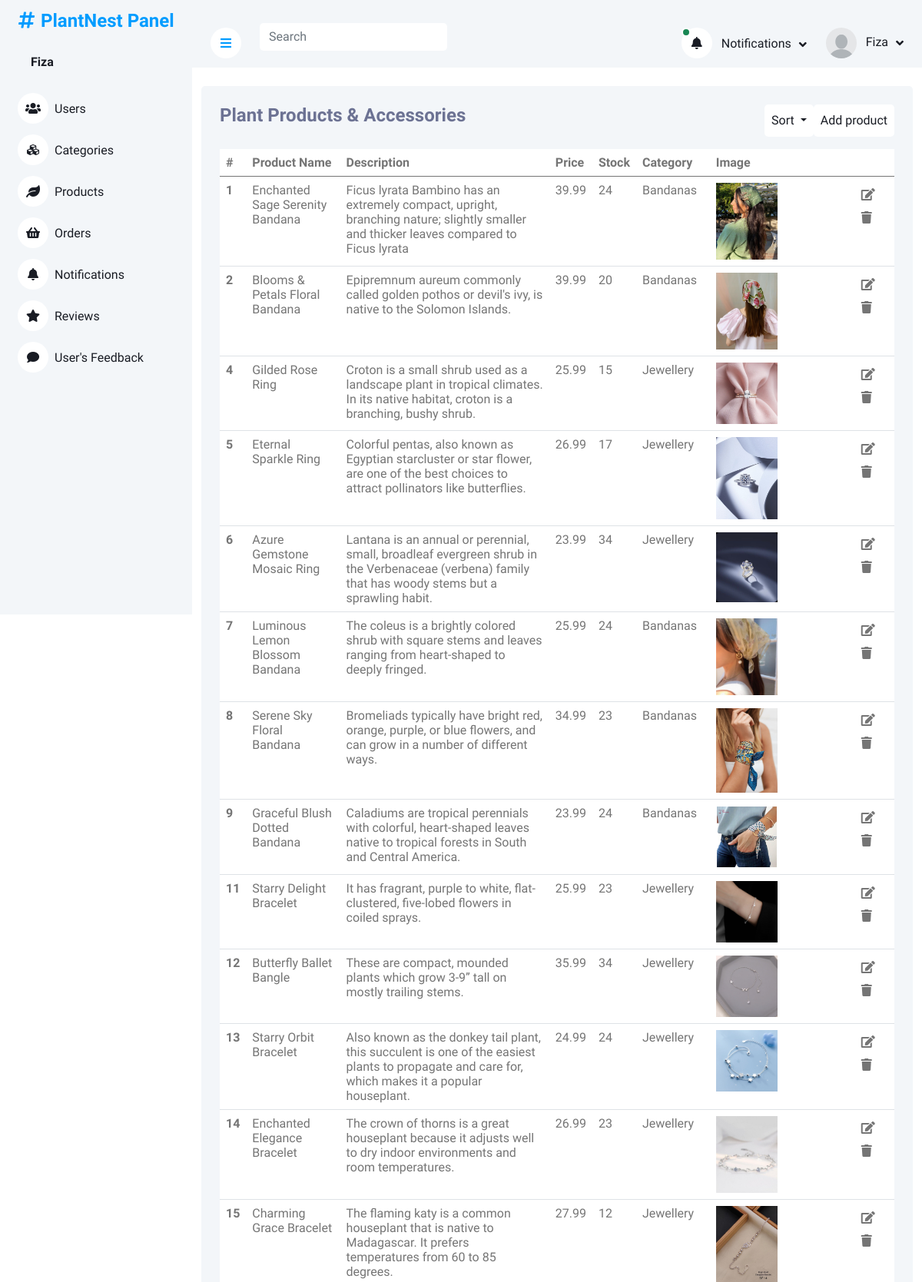
Page /website/adminPanel/products.php (signed in, upper part) on the committed database.
### tables this page shows
CREATE TABLE `products` (
  `productID` int(11) NOT NULL,
  `productName` varchar(225) DEFAULT NULL,
  `productDescription` varchar(225) DEFAULT NULL,
  `productPrice` varchar(225) DEFAULT NULL,
  `productImage` varchar(225) DEFAULT NULL,
  `productStock` varchar(255) NOT NULL,
  `categoryID` int(11) DEFAULT NULL
);

CREATE TABLE `categories` (
  `categoryID` int(11) NOT NULL,
  `categoryName` varchar(225) DEFAULT NULL,
  `categoryImage` varchar(225) DEFAULT NULL
);

### website/adminPanel/products.php (the view, shortened to what this page needs)
<?php
include_once('header_admin.php');
?>
<div class="container pt-4">
    <div class="bg-light rounded p-4">
        <div class="row">
            <div class="col-12">
                <div class="bg-white rounded h-100 ">
                    <div class="d-flex bg-light justify-content-between">
                        <h4>Plant Products & Accessories</h4>
                        <div class="d-flex">
                                  <div class="dropdown d-flex align-self-center ">
                                    <form method="post">
                                    <button class="btn bg-white text-dark dropdown-toggle p-2" type="button"
                                        id="dropdownMenuButton1"  data-bs-toggle="dropdown" aria-expanded="false">
                                        Sort
                                    </button>
                                </form>
                                </div>
                                 <div>
                                    <button type="button" class="btn text-dark  bg-white  insert p-2" data-bs-toggle="modal"
                                data-bs-target="#insert-product-modal">Add product
                            </button>
                            </div>
                        </div>
                    </div>
                    <div class="table-responsive bg- ">
                        <table class="table">
                            <thead>
                                <tr>
                                    <th scope="col">#</th>
                                    <th scope="col">Product Name</th>
                                    <th scope="col">Description</th>
                                    <th scope="col">Price </th>
                                    <th scope="col">Stock </th>
                                    <th scope="col">Category </th>
                                    <th scope="col">Image </th>
                                    <th scope="col"> </th>
                                </tr>
                            </thead>
                            <tbody>
                                <?php
     if(isset($_POST['sort-product-by-name'])){
        $query = $pdo->query("SELECT * FROM products INNER JOIN categories ON products.categoryID = categories.categoryID ORDER BY products.productName ");
        $result = $query->fetchAll(PDO::FETCH_ASSOC);
     }else if(isset($_POST['sort-product-by-price'])){
        $query = $pdo->query("SELECT * FROM products INNER JOIN categories ON products.categoryID = categories.categoryID ORDER BY products.productPrice ");
        $result = $query->fetchAll(PDO::FETCH_ASSOC);
     }else if(isset($_POST['sort-product-by-category'])){
        $query = $pdo->query("SELECT * FROM products INNER JOIN categories ON products.categoryID = categories.categoryID ORDER BY categories.categoryName ");
        $result = $query->fetchAll(PDO::FETCH_ASSOC);
     }else{
                                $query = $pdo->query("SELECT * FROM `products` INNER JOIN categories ON products.categoryID = categories.categoryID order BY products.productID");
                                $result = $query->fetchAll(PDO::FETCH_ASSOC);
     }
                                foreach ($result as $row) {
                                ?>
                                <tr class="tr-row">
                                    <th scope="row">
                                        <?php echo $row['productID'] ?>
                                    </th>
                                    <td>
                                        <?php echo $row['productName'] ?>
                                    </td>
                                    <td>
                                        <?php echo $row['productDescription'] ?>
                                    </td>
                                    <td>
                                        <?php echo $row['productPrice'] ?>
                                    </td>
                                    <td>
                                        <?php echo $row['productStock'] ?>
                                    </td>
                                    <td>
                                        <?php echo $row['categoryName'] ?>
                                    </td>
                                    <td>
                                        <img src="images/products/<?php echo $row['productImage'] ?>" width="50%" alt="">
                                    </td>
                                    <td class="">
                                        <button class="btn btn-white edit-btn " data-bs-toggle="modal"
                                            data-bs-target="#update-product-modal<?php echo $row['productID']  ?>">
                                            <i class="fa fa-edit"></i>
                                        </button>
                                        <button class="btn btn-white" data-bs-toggle="modal"
                                            data-bs-target="#delete-product-modal<?php echo $row['productID']  ?>">
                                            <i class="fa fa-trash"></i>
                                        </button>
                                    </td>
                                </tr>
                                <?php
                                };
                                ?>
                            </tbody>
                        </table>
                    </div>
                </div>
            </div>
        </div>
    </div>
</div>
<?php
include('footer.php');
?>

### website/adminPanel/header_admin.php (shortened to what this page needs)
<?php
include("php/query.php");
?>
<!DOCTYPE html>
<html lang="en">
<head>
    <link href="https://cdnjs.cloudflare.com/ajax/libs/font-awesome/5.10.0/css/all.min.css" rel="stylesheet">
    <link href="https://cdn.jsdelivr.net/npm/bootstrap-icons@1.4.1/font/bootstrap-icons.css" rel="stylesheet">
    <link href="lib/owlcarousel/assets/owl.carousel.min.css" rel="stylesheet">
    <link href="lib/tempusdominus/css/tempusdominus-bootstrap-4.min.css" rel="stylesheet" />
    <link href="css/bootstrap.min.css" rel="stylesheet">
    <link href="css/style.css" rel="stylesheet">
</head>
<body>
    <div class="container-xxl position-relative bg-white d-flex p-0">
        <div class="sidebar pe-4 pb-3">
            <nav class="navbar bg-light navbar-light">
                <a href="index.html" class="navbar-brand mx-4 mb-3">
                    <div>
                    <h4 class="text-primary"><i class="fa fa-hashtag me-2"></i>PlantNest Panel</h4>
                    </div>
                </a>
                <div class="d-flex align-items-center ms-4 mb-4">
                    <div class="ms-3">
                    <?php
                                 if(isset($_SESSION['Admin'])){
                                    $admin = $_SESSION['Admin'];
                                 foreach($admin as $value){
                                    $U_ID =   $value['adminID'];
                                  $query = $pdo->prepare("SELECT * FROM admins WHERE adminID = :iD ");
                                  $query->bindParam(':iD',  $U_ID);
                                  $query->execute();
                                  $result = $query->fetch(PDO::FETCH_ASSOC);
                        ?>
                         <h6 class="mb-0">
                             <span><?php echo ucfirst($result['adminName'])?></span>
                            </h6>
</span>    <?php
                      };
                    }
                        ?>
                    </div>
                </div>
                <div class="navbar-nav w-100">
                    <a href="index.php" class="nav-item nav-link "><i class="fa fa-users me-2"></i>Users</a>
                    <a href="category.php" class="nav-item nav-link"><i class="fa fa-cubes me-2"></i>Categories</a>
                    <a href="products.php" class="nav-item nav-link"><i class="fa fa-leaf me-2"></i>Products</a>
                    <a href="orders.php" class="nav-item nav-link"><i class="fa fa-shopping-basket me-2"></i>Orders</a>
                    <a href="notifications.php" class="nav-item nav-link"><i class="fa fa-bell me-2"></i>Notifications</a>
                    <a href="reviews.php" class="nav-item nav-link"><i class="fa fa-star me-2"></i>Reviews</a>
                    <a href="feedback.php" class="nav-item nav-link"><i class="fa fa-comment me-2"></i>User's Feedback</a>
                </div>
            </nav>
        </div>
        <div class="content">
            <nav class="navbar navbar-expand bg-light navbar-light sticky-top px-4 py-0">
                <a href="#" class="sidebar-toggler flex-shrink-0">
                    <i class="fa fa-bars"></i>
                </a>
                <form class=" d-none d-md-flex ms-4">
                    <input id="taskFilter" name="search-query" class="taskFilter form-control border-0" type="search"
                        placeholder="Search">
                </form>
                <div class="navbar-nav align-items-center ms-auto">
                    <div class="nav-item dropdown">
                        <?php
                            $query = $pdo->query("SELECT * from orders  INNER JOIN  users on
                            orders.userID = users.userID    where orderStatus	 = 'pending'  LIMIT 2");
                        $result = $query->fetchAll(PDO::FETCH_ASSOC);
                        if (empty($result)) {
                            ?>
                            <a href="#" class="nav-link dropdown-toggle " data-bs-toggle="dropdown">
                                <i class="fa fa-bell me-lg-2">
                                </i>
                                <span class="d-none d-lg-inline-flex">Notifications</span>
                            </a>
                            <?php
                        } else {
                            ?>
                            <a href="#" class="nav-link dropdown-toggle " data-bs-toggle="dropdown">
                                <i class="fa fa-bell me-lg-2 position-relative">
                                    <div
                                        class="bg-success rounded-circle border border-2 border-white position-absolute top-0 start-0 p-1">
                                    </div>
                                </i>
                                <span class="d-none d-lg-inline-flex">Notifications</span>
                            </a>
                            <?php
                        } ?>
                    </div>
                    <div class="nav-item dropdown">
                        <a href="#" class="nav-link dropdown-toggle" data-bs-toggle="dropdown">
                        <?php
                                 if(isset($_SESSION['Admin'])){
                                    $admin = $_SESSION['Admin'];
                                 foreach($admin as $value){
                                    $U_ID =   $value['adminID'];
                                  $query = $pdo->prepare("SELECT * FROM admins WHERE adminID = :iD ");
                                  $query->bindParam(':iD',  $U_ID);
                                  $query->execute();
                                  $result = $query->fetch(PDO::FETCH_ASSOC);
                              if($result['adminImage']){
                        ?>
                        <img class="rounded-circle me-lg-2" src="img/<?php echo $result['adminImage'] ?>" alt="" style="width: 40px; height: 40px;">
                            <?php
                              }else if(empty($result['adminImage'])){
                                ?>
                        <img class="rounded-circle me-lg-2" src="img/user.jpg" alt="" style="width: 40px; height: 40px;">
                                <?php
                              }
                            ?>
                                <span class="d-none d-lg-inline-flex">
                                    <?php echo ucfirst($result['adminName']) ?>
                                </span>
                                <?php
                            }
                        }
                            ?>
                        </a>
                    </div>
                </div>
            </nav>

### website/adminPanel/css/style.css (style rules this page uses)
:root { --primary: #009CFF; --light: #F3F6F9; --dark: #191C24; }
.btn { transition: .5s; }
.sidebar { position: fixed; top: 0; left: 0; bottom: 0; width: 250px; height: 100vh; overflow-y: auto; background: var(--light); transition: 0.5s; z-index: 999; }
.content { margin-left: 250px; min-height: 100vh; background: #FFFFFF; transition: 0.5s; }
@media (min-width: 992px) { .sidebar { margin-left: 0; } }
@media (min-width: 992px) { .content { width: calc(100% - 250px); } }
.sidebar .navbar .navbar-nav .nav-link { padding: 7px 20px; color: var(--dark); font-weight: 500; border-left: 3px solid var(--light); border-radius: 0 30px 30px 0; outline: none; }
.sidebar .navbar .navbar-nav .nav-link i { width: 40px; height: 40px; display: inline-flex; align-items: center; justify-content: center; background: #FFFFFF; border-radius: 40px; }
.content .navbar .navbar-nav .nav-link { margin-left: 25px; padding: 12px 0; color: var(--dark); outline: none; }
.content .navbar .sidebar-toggler, .content .navbar .navbar-nav .nav-link i { width: 40px; height: 40px; display: inline-flex; align-items: center; justify-content: center; background: #FFFFFF; border-radius: 40px; }
.content .navbar .dropdown-toggle::after { margin-left: 6px; vertical-align: middle; border: none; content: "\f107"; font-family: "Font Awesome 5 Free"; font-weight: 900; transition: .5s; }

### website/adminPanel/header_admin.php (style rules this page uses)
h4 { color: #6C7293; }

### rows in the picture
products: productID "1", productName "Enchanted Sage Serenity Bandana", productDescription "Ficus lyrata Bambino has an extremely compact, upright, branching nature; slightly smaller and thicker leaves compared to Ficus lyrata", productPrice "39.99", productStock "24", categoryID.categoryName "Bandanas", productImage (picture)
products: productID "2", productName "Blooms & Petals Floral Bandana", productDescription "Epipremnum aureum commonly called golden pothos or devil's ivy, is native to the Solomon Islands.", productPrice "39.99", productStock "20", categoryID.categoryName "Bandanas", productImage (picture)
products: productID "4", productName "Gilded Rose Ring", productDescription "Croton is a small shrub used as a landscape plant in tropical climates. In its native habitat, croton is a branching, bushy shrub.", productPrice "25.99", productStock "15", categoryID.categoryName "Jewellery", productImage (picture)
products: productID "5", productName "Eternal Sparkle Ring", productDescription "Colorful pentas, also known as Egyptian starcluster or star flower, are one of the best choices to attract pollinators like butterflies.", productPrice "26.99", productStock "17", categoryID.categoryName "Jewellery", productImage (picture)
products: productID "6", productName "Azure Gemstone Mosaic Ring", productDescription "Lantana is an annual or perennial, small, broadleaf evergreen shrub in the Verbenaceae (verbena) family that has woody stems but a sprawling habit.", productPrice "23.99", productStock "34", categoryID.categoryName "Jewellery", productImage (picture)
products: productID "7", productName "Luminous Lemon Blossom Bandana", productDescription "The coleus is a brightly colored shrub with square stems and leaves ranging from heart-shaped to deeply fringed.", productPrice "25.99", productStock "24", categoryID.categoryName "Bandanas", productImage (picture)
products: productID "8", productName "Serene Sky Floral Bandana", productDescription "Bromeliads typically have bright red, orange, purple, or blue flowers, and can grow in a number of different ways.", productPrice "34.99", productStock "23", categoryID.categoryName "Bandanas", productImage (picture)
products: productID "9", productName "Graceful Blush Dotted Bandana", productDescription "Caladiums are tropical perennials with colorful, heart-shaped leaves native to tropical forests in South and Central America.", productPrice "23.99", productStock "24", categoryID.categoryName "Bandanas", productImage (picture)
products: productID "11", productName "Starry Delight Bracelet", productDescription "It has fragrant, purple to white, flat-clustered, five-lobed flowers in coiled sprays.", productPrice "25.99", productStock "23", categoryID.categoryName "Jewellery", productImage (picture)
products: productID "12", productName "Butterfly Ballet Bangle", productDescription "These are compact, mounded plants which grow 3-9” tall on mostly trailing stems.", productPrice "35.99", productStock "34", categoryID.categoryName "Jewellery", productImage (picture)
products: productID "13", productName "Starry Orbit Bracelet", productDescription "Also known as the donkey tail plant, this succulent is one of the easiest plants to propagate and care for, which makes it a popular houseplant.", productPrice "24.99", productStock "24", categoryID.categoryName "Jewellery", productImage (picture)
products: productID "14", productName "Enchanted Elegance Bracelet", productDescription "The crown of thorns is a great houseplant because it adjusts well to dry indoor environments and room temperatures.", productPrice "26.99", productStock "23", categoryID.categoryName "Jewellery", productImage (picture)
products: productID "15", productName "Charming Grace Bracelet", productDescription "The flaming katy is a common houseplant that is native to Madagascar. It prefers temperatures from 60 to 85 degrees.", productPrice "27.99", productStock "12", categoryID.categoryName "Jewellery", productImage (picture)

### other values in the picture
$result['adminName'] "Fiza"
